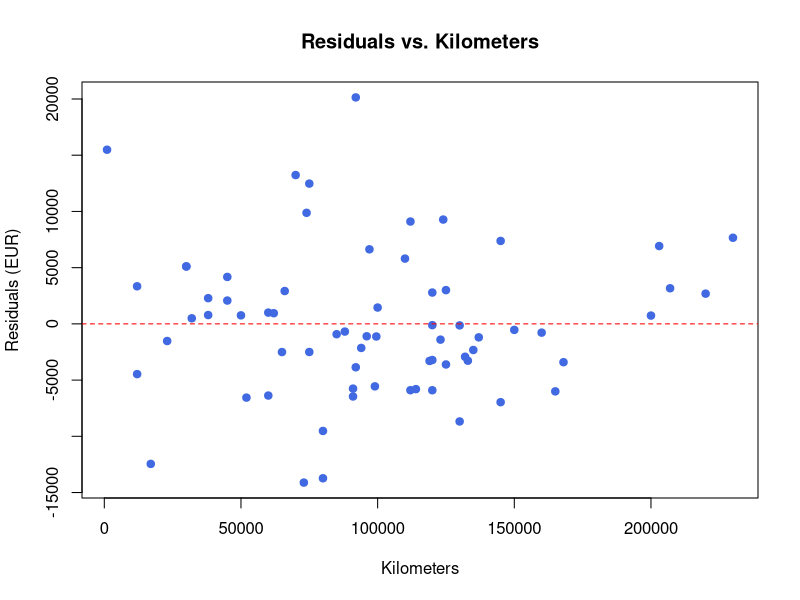

This figure's R source:
## ---- chunk 1
knitr::opts_chunk$set(
  echo = TRUE,
  warning = FALSE,
  message = FALSE
)
## ---- chunk 2
# Load required packages
library(readxl)
library(car)
library(sandwich)
library(lmtest)

# Load dataset
cars_raw <- as.data.frame(read_excel("data_problemset1.xls", sheet = "Car Prices"))

# Rename variables clearly
names(cars_raw) <- c("CC", "HP", "Year", "Km", "Gas", "ABS", "ABD", "CD", "AW", "AC", "MP", "Price")

# Filter complete cases across all variables to standardize sample size (N = 68)
vars_all <- c("Price", "Km", "CC", "HP", "Year", "Gas", "ABS", "ABD", "CD", "AW", "AC", "MP")
cars_clean <- cars_raw[complete.cases(cars_raw[, vars_all]), ]
## ---- chunk 3
# Simple linear model
m1 <- lm(Price ~ Km, data = cars_clean)
summary(m1)
s_a <- summary(m1)
b0 <- coef(m1)[1]
b1 <- coef(m1)[2]
t0 <- s_a$coefficients[1, 3]
t1 <- s_a$coefficients[2, 3]
## ---- chunk 4
# 95% Confidence Interval
confint(m1, level = 0.95)
ci <- confint(m1)[2, ]
crit <- qt(0.975, df = df.residual(m1))
## ---- chunk 5
# Store residuals
cars_clean$residuals_m1 <- resid(m1)

# Residual plot
plot(cars_clean$Km, cars_clean$residuals_m1,
     xlab = "Kilometers", 
     ylab = "Residuals (EUR)",
     main = "Residuals vs. Kilometers",
     pch = 19, col = "royalblue")
abline(h = 0, lty = 2, col = "red")
## ---- chunk 6
# Create mileage in thousands and squared term
cars_clean$km_thousands <- cars_clean$Km / 1000
cars_clean$km_thousands_sq <- cars_clean$km_thousands^2

# Quadratic regression model
m_quad <- lm(Price ~ km_thousands + km_thousands_sq, data = cars_clean)
summary(m_quad)
## ---- chunk 7
# Full specification with 11 variables
m_full <- lm(Price ~ Km + CC + HP + Year + Gas + ABS + ABD + CD + AW + AC + MP, data = cars_clean)
summary(m_full)
## ---- chunk 8
# Refined complete model with significant predictors
m_comp <- lm(Price ~ Km + HP + Year + Gas, data = cars_clean)
summary(m_comp)
## ---- chunk 9
# Test 1: Simple model m1 vs Refined complete model m_comp
anova(m1, m_comp)

# Test 2: Refined complete model m_comp vs Full model m_full
anova(m_comp, m_full)
## ---- chunk 10
linearHypothesis(m_comp, "Year = 1200")
## ---- chunk 11
linearHypothesis(m_full, c("CC = 0", "ABS = 0"))
## ---- chunk 12
linearHypothesis(m_full, "CD = Gas")
## ---- chunk 13
linearHypothesis(m_comp, "20000*Km + 4*Year = 0")
## ---- chunk 14
# Add fitted values directly to cars_clean to avoid matrix dimension issues
cars_clean$y_hat_comp <- fitted(m_comp)

# White's test on fitted values and fitted values squared
bptest(m_comp, ~ y_hat_comp + I(y_hat_comp^2), data = cars_clean)
## ---- chunk 15
bptest(m_comp, ~ Year + HP, data = cars_clean)
## ---- chunk 16
# Regular OLS standard errors
coeftest(m_comp)

# Robust HC0 standard errors
coeftest(m_comp, vcov = vcovHC(m_comp, type = "HC0"))
